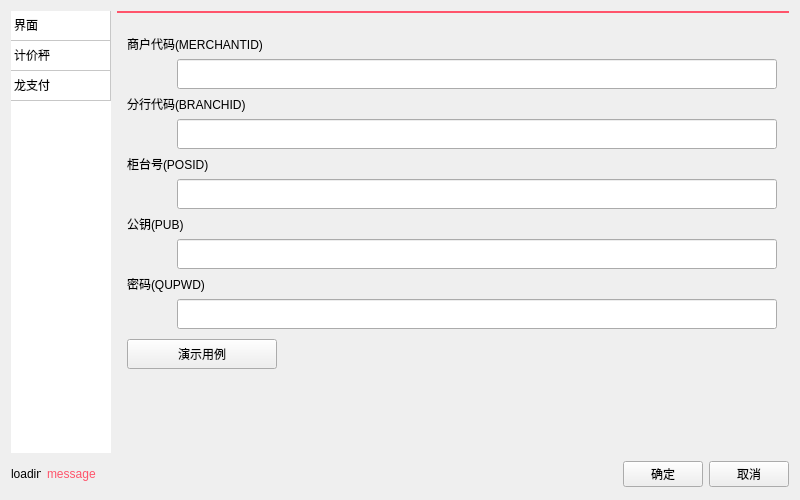
<?xml version="1.0" encoding="UTF-8"?>
<ui version="4.0">
 <class>qt_XIANGSHAN_setting</class>
 <widget class="QDialog" name="qt_XIANGSHAN_setting">
  <property name="geometry">
   <rect>
    <x>0</x>
    <y>0</y>
    <width>800</width>
    <height>500</height>
   </rect>
  </property>
  <property name="windowTitle">
   <string>Dialog</string>
  </property>
  <layout class="QVBoxLayout" name="verticalLayout_2">
   <item>
    <layout class="QHBoxLayout" name="horizontalLayout">
     <item>
      <widget class="QTableWidget" name="tableWidget">
       <property name="minimumSize">
        <size>
         <width>100</width>
         <height>0</height>
        </size>
       </property>
       <property name="maximumSize">
        <size>
         <width>100</width>
         <height>16777215</height>
        </size>
       </property>
       <property name="styleSheet">
        <string notr="true"/>
       </property>
       <property name="frameShape">
        <enum>QFrame::NoFrame</enum>
       </property>
       <property name="editTriggers">
        <set>QAbstractItemView::NoEditTriggers</set>
       </property>
       <property name="selectionMode">
        <enum>QAbstractItemView::SingleSelection</enum>
       </property>
       <property name="selectionBehavior">
        <enum>QAbstractItemView::SelectRows</enum>
       </property>
       <attribute name="horizontalHeaderVisible">
        <bool>false</bool>
       </attribute>
       <attribute name="horizontalHeaderStretchLastSection">
        <bool>true</bool>
       </attribute>
       <attribute name="verticalHeaderVisible">
        <bool>false</bool>
       </attribute>
       <row>
        <property name="text">
         <string>新建行</string>
        </property>
       </row>
       <row>
        <property name="text">
         <string>新建行</string>
        </property>
       </row>
       <row>
        <property name="text">
         <string>新建行</string>
        </property>
       </row>
       <column>
        <property name="text">
         <string>新建列</string>
        </property>
       </column>
       <item row="0" column="0">
        <property name="text">
         <string>界面</string>
        </property>
       </item>
       <item row="1" column="0">
        <property name="text">
         <string>计价秤</string>
        </property>
       </item>
       <item row="2" column="0">
        <property name="text">
         <string>龙支付</string>
        </property>
       </item>
      </widget>
     </item>
     <item>
      <layout class="QVBoxLayout" name="verticalLayout">
       <item>
        <widget class="QLabel" name="label_3">
         <property name="minimumSize">
          <size>
           <width>0</width>
           <height>2</height>
          </size>
         </property>
         <property name="maximumSize">
          <size>
           <width>16777215</width>
           <height>2</height>
          </size>
         </property>
         <property name="styleSheet">
          <string notr="true">background:#ff546b;</string>
         </property>
         <property name="text">
          <string/>
         </property>
        </widget>
       </item>
       <item>
        <widget class="QStackedWidget" name="stackedWidget">
         <property name="currentIndex">
          <number>2</number>
         </property>
         <widget class="QWidget" name="page">
          <widget class="QPushButton" name="pushButton_select_adv_path">
           <property name="geometry">
            <rect>
             <x>10</x>
             <y>80</y>
             <width>180</width>
             <height>30</height>
            </rect>
           </property>
           <property name="text">
            <string>添加广告图片</string>
           </property>
          </widget>
          <widget class="QLabel" name="label_14">
           <property name="geometry">
            <rect>
             <x>10</x>
             <y>0</y>
             <width>180</width>
             <height>30</height>
            </rect>
           </property>
           <property name="text">
            <string>皮肤</string>
           </property>
          </widget>
          <widget class="QComboBox" name="comboBox_fuping_skin">
           <property name="geometry">
            <rect>
             <x>240</x>
             <y>0</y>
             <width>180</width>
             <height>30</height>
            </rect>
           </property>
          </widget>
          <widget class="QPushButton" name="pushButton_show_pic_list">
           <property name="geometry">
            <rect>
             <x>10</x>
             <y>120</y>
             <width>180</width>
             <height>30</height>
            </rect>
           </property>
           <property name="text">
            <string>广告图片列表</string>
           </property>
          </widget>
          <widget class="QTableView" name="tableView_pic_list">
           <property name="geometry">
            <rect>
             <x>520</x>
             <y>30</y>
             <width>61</width>
             <height>41</height>
            </rect>
           </property>
           <property name="selectionMode">
            <enum>QAbstractItemView::SingleSelection</enum>
           </property>
           <property name="iconSize">
            <size>
             <width>30</width>
             <height>30</height>
            </size>
           </property>
          </widget>
          <widget class="QPushButton" name="pushButton_select_shop_info">
           <property name="geometry">
            <rect>
             <x>10</x>
             <y>190</y>
             <width>180</width>
             <height>30</height>
            </rect>
           </property>
           <property name="text">
            <string>添加店铺名片</string>
           </property>
          </widget>
          <widget class="QComboBox" name="comboBox_upan">
           <property name="geometry">
            <rect>
             <x>240</x>
             <y>40</y>
             <width>180</width>
             <height>30</height>
            </rect>
           </property>
          </widget>
          <widget class="QPushButton" name="pushButton_upan_refresh">
           <property name="geometry">
            <rect>
             <x>420</x>
             <y>40</y>
             <width>31</width>
             <height>31</height>
            </rect>
           </property>
           <property name="text">
            <string/>
           </property>
           <property name="icon">
            <iconset resource="../res.qrc">
             <normaloff>:/image/view-refresh.png</normaloff>:/image/view-refresh.png</iconset>
           </property>
           <property name="iconSize">
            <size>
             <width>30</width>
             <height>30</height>
            </size>
           </property>
           <property name="flat">
            <bool>true</bool>
           </property>
          </widget>
          <widget class="QLabel" name="label_13">
           <property name="geometry">
            <rect>
             <x>10</x>
             <y>40</y>
             <width>180</width>
             <height>30</height>
            </rect>
           </property>
           <property name="text">
            <string>选择u盘</string>
           </property>
          </widget>
          <widget class="QListWidget" name="listWidget_upan_list">
           <property name="geometry">
            <rect>
             <x>240</x>
             <y>80</y>
             <width>430</width>
             <height>341</height>
            </rect>
           </property>
           <property name="styleSheet">
            <string notr="true">
QListWidget::item:selected{
        background: #ff546b;
}

QListWidget::item:!selected{
        background: transparent;
}</string>
           </property>
           <property name="editTriggers">
            <set>QAbstractItemView::NoEditTriggers</set>
           </property>
           <property name="selectionMode">
            <enum>QAbstractItemView::MultiSelection</enum>
           </property>
           <property name="selectionBehavior">
            <enum>QAbstractItemView::SelectRows</enum>
           </property>
           <property name="iconSize">
            <size>
             <width>30</width>
             <height>30</height>
            </size>
           </property>
          </widget>
          <widget class="QPushButton" name="pushButton_pic_list_clearAll">
           <property name="geometry">
            <rect>
             <x>10</x>
             <y>310</y>
             <width>180</width>
             <height>30</height>
            </rect>
           </property>
           <property name="text">
            <string>全不选</string>
           </property>
          </widget>
          <widget class="QPushButton" name="pushButton_pic_list_selectAll">
           <property name="geometry">
            <rect>
             <x>10</x>
             <y>270</y>
             <width>180</width>
             <height>30</height>
            </rect>
           </property>
           <property name="text">
            <string>全选</string>
           </property>
          </widget>
          <widget class="QLabel" name="label_shop_info_size">
           <property name="geometry">
            <rect>
             <x>10</x>
             <y>220</y>
             <width>181</width>
             <height>31</height>
            </rect>
           </property>
           <property name="text">
            <string>info size</string>
           </property>
          </widget>
         </widget>
         <widget class="QWidget" name="page_2">
          <widget class="QLabel" name="label_4">
           <property name="geometry">
            <rect>
             <x>10</x>
             <y>10</y>
             <width>230</width>
             <height>30</height>
            </rect>
           </property>
           <property name="text">
            <string>端口</string>
           </property>
          </widget>
          <widget class="QLabel" name="label_5">
           <property name="geometry">
            <rect>
             <x>10</x>
             <y>50</y>
             <width>230</width>
             <height>30</height>
            </rect>
           </property>
           <property name="text">
            <string>波特率</string>
           </property>
          </widget>
          <widget class="QComboBox" name="comboBox_scale_port">
           <property name="geometry">
            <rect>
             <x>310</x>
             <y>10</y>
             <width>180</width>
             <height>30</height>
            </rect>
           </property>
           <property name="editable">
            <bool>true</bool>
           </property>
          </widget>
          <widget class="QComboBox" name="comboBox_scale_bundrate">
           <property name="geometry">
            <rect>
             <x>310</x>
             <y>50</y>
             <width>180</width>
             <height>30</height>
            </rect>
           </property>
           <property name="editable">
            <bool>true</bool>
           </property>
          </widget>
         </widget>
         <widget class="QWidget" name="page_3">
          <widget class="QLabel" name="label_6">
           <property name="geometry">
            <rect>
             <x>10</x>
             <y>10</y>
             <width>400</width>
             <height>30</height>
            </rect>
           </property>
           <property name="text">
            <string>商户代码(MERCHANTID)</string>
           </property>
          </widget>
          <widget class="QLabel" name="label_7">
           <property name="geometry">
            <rect>
             <x>10</x>
             <y>70</y>
             <width>400</width>
             <height>30</height>
            </rect>
           </property>
           <property name="text">
            <string>分行代码(BRANCHID)</string>
           </property>
          </widget>
          <widget class="QLabel" name="label_8">
           <property name="geometry">
            <rect>
             <x>10</x>
             <y>130</y>
             <width>400</width>
             <height>30</height>
            </rect>
           </property>
           <property name="text">
            <string>柜台号(POSID)</string>
           </property>
          </widget>
          <widget class="QLabel" name="label_9">
           <property name="geometry">
            <rect>
             <x>10</x>
             <y>190</y>
             <width>400</width>
             <height>30</height>
            </rect>
           </property>
           <property name="text">
            <string>公钥(PUB)</string>
           </property>
          </widget>
          <widget class="QLineEdit" name="lineEdit_ccb_MERCHANTID">
           <property name="geometry">
            <rect>
             <x>60</x>
             <y>40</y>
             <width>600</width>
             <height>30</height>
            </rect>
           </property>
          </widget>
          <widget class="QLineEdit" name="lineEdit_ccb_BRANCHID">
           <property name="geometry">
            <rect>
             <x>60</x>
             <y>100</y>
             <width>600</width>
             <height>30</height>
            </rect>
           </property>
          </widget>
          <widget class="QLineEdit" name="lineEdit_ccb_POSID">
           <property name="geometry">
            <rect>
             <x>60</x>
             <y>160</y>
             <width>600</width>
             <height>30</height>
            </rect>
           </property>
          </widget>
          <widget class="QLineEdit" name="lineEdit_ccb_PUB">
           <property name="geometry">
            <rect>
             <x>60</x>
             <y>220</y>
             <width>600</width>
             <height>30</height>
            </rect>
           </property>
          </widget>
          <widget class="QLineEdit" name="lineEdit_ccb_QUPWD">
           <property name="geometry">
            <rect>
             <x>60</x>
             <y>280</y>
             <width>600</width>
             <height>30</height>
            </rect>
           </property>
           <property name="echoMode">
            <enum>QLineEdit::Password</enum>
           </property>
          </widget>
          <widget class="QLabel" name="label_12">
           <property name="geometry">
            <rect>
             <x>10</x>
             <y>250</y>
             <width>400</width>
             <height>30</height>
            </rect>
           </property>
           <property name="text">
            <string>密码(QUPWD)</string>
           </property>
          </widget>
          <widget class="QPushButton" name="pushButton_ccb_default">
           <property name="geometry">
            <rect>
             <x>10</x>
             <y>320</y>
             <width>150</width>
             <height>30</height>
            </rect>
           </property>
           <property name="text">
            <string>演示用例</string>
           </property>
          </widget>
         </widget>
        </widget>
       </item>
      </layout>
     </item>
    </layout>
   </item>
   <item>
    <layout class="QHBoxLayout" name="horizontalLayout_2" stretch="0,1,0,0">
     <item>
      <widget class="QLabel" name="label_loading">
       <property name="minimumSize">
        <size>
         <width>30</width>
         <height>30</height>
        </size>
       </property>
       <property name="maximumSize">
        <size>
         <width>30</width>
         <height>30</height>
        </size>
       </property>
       <property name="text">
        <string>loading</string>
       </property>
      </widget>
     </item>
     <item>
      <widget class="QLabel" name="label_msg">
       <property name="styleSheet">
        <string notr="true">color:#ff546b;</string>
       </property>
       <property name="text">
        <string>message</string>
       </property>
      </widget>
     </item>
     <item>
      <widget class="QPushButton" name="pushButton_ok">
       <property name="text">
        <string>确定</string>
       </property>
      </widget>
     </item>
     <item>
      <widget class="QPushButton" name="pushButton_cancel">
       <property name="text">
        <string>取消</string>
       </property>
      </widget>
     </item>
    </layout>
   </item>
  </layout>
 </widget>
 <resources>
  <include location="../res.qrc"/>
 </resources>
 <connections/>
</ui>
